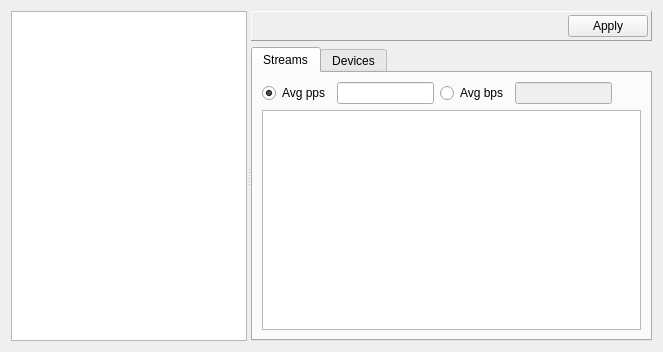
<ui version="4.0" >
 <class>PortsWindow</class>
 <widget class="QWidget" name="PortsWindow" >
  <property name="geometry" >
   <rect>
    <x>0</x>
    <y>0</y>
    <width>663</width>
    <height>352</height>
   </rect>
  </property>
  <property name="windowTitle" >
   <string>Form</string>
  </property>
  <layout class="QGridLayout" >
   <item row="0" column="0" >
    <widget class="QSplitter" name="splitter" >
     <property name="orientation" >
      <enum>Qt::Horizontal</enum>
     </property>
     <property name="childrenCollapsible" >
      <bool>false</bool>
     </property>
     <widget class="QTreeView" name="tvPortList" >
      <property name="contextMenuPolicy" >
       <enum>Qt::ActionsContextMenu</enum>
      </property>
      <property name="selectionMode" >
       <enum>QAbstractItemView::SingleSelection</enum>
      </property>
     </widget>
     <widget class="QStackedWidget" name="swDetail" >
      <property name="currentIndex" >
       <number>0</number>
      </property>
      <widget class="QWidget" name="portDetail" >
       <layout class="QVBoxLayout" >
        <property name="leftMargin" >
         <number>0</number>
        </property>
        <property name="topMargin" >
         <number>0</number>
        </property>
        <property name="rightMargin" >
         <number>0</number>
        </property>
        <property name="bottomMargin" >
         <number>0</number>
        </property>
        <item>
         <widget class="QFrame" name="frame" >
          <property name="frameShape" >
           <enum>QFrame::Panel</enum>
          </property>
          <property name="frameShadow" >
           <enum>QFrame::Raised</enum>
          </property>
          <layout class="QHBoxLayout" >
           <property name="leftMargin" >
            <number>3</number>
           </property>
           <property name="topMargin" >
            <number>3</number>
           </property>
           <property name="rightMargin" >
            <number>3</number>
           </property>
           <property name="bottomMargin" >
            <number>3</number>
           </property>
           <item>
            <spacer>
             <property name="orientation" >
              <enum>Qt::Horizontal</enum>
             </property>
             <property name="sizeHint" >
              <size>
               <width>40</width>
               <height>20</height>
              </size>
             </property>
            </spacer>
           </item>
           <item>
            <widget class="QPushButton" name="pbApply" >
             <property name="text" >
              <string>Apply</string>
             </property>
            </widget>
           </item>
          </layout>
         </widget>
        </item>
        <item>
         <widget class="QTabWidget" name="portConfig" >
          <property name="currentIndex" >
           <number>0</number>
          </property>
          <widget class="QWidget" name="streamsTab" >
           <attribute name="title" >
            <string>Streams</string>
           </attribute>
           <layout class="QVBoxLayout" >
            <item>
             <layout class="QHBoxLayout" >
              <item>
               <widget class="QRadioButton" name="radioButton" >
                <property name="text" >
                 <string>Avg pps</string>
                </property>
                <property name="checked" >
                 <bool>true</bool>
                </property>
               </widget>
              </item>
              <item>
               <widget class="QLineEdit" name="averagePacketsPerSec" />
              </item>
              <item>
               <widget class="QRadioButton" name="radioButton_2" >
                <property name="text" >
                 <string>Avg bps</string>
                </property>
               </widget>
              </item>
              <item>
               <widget class="QLineEdit" name="averageBitsPerSec" >
                <property name="enabled" >
                 <bool>false</bool>
                </property>
               </widget>
              </item>
              <item>
               <spacer>
                <property name="orientation" >
                 <enum>Qt::Horizontal</enum>
                </property>
                <property name="sizeHint" >
                 <size>
                  <width>40</width>
                  <height>20</height>
                 </size>
                </property>
               </spacer>
              </item>
             </layout>
            </item>
            <item>
             <widget class="QTableView" name="tvStreamList" >
              <property name="sizePolicy" >
               <sizepolicy vsizetype="Expanding" hsizetype="Expanding" >
                <horstretch>0</horstretch>
                <verstretch>1</verstretch>
               </sizepolicy>
              </property>
              <property name="contextMenuPolicy" >
               <enum>Qt::ActionsContextMenu</enum>
              </property>
              <property name="frameShape" >
               <enum>QFrame::StyledPanel</enum>
              </property>
              <property name="lineWidth" >
               <number>1</number>
              </property>
              <property name="selectionMode" >
               <enum>QAbstractItemView::ExtendedSelection</enum>
              </property>
              <property name="selectionBehavior" >
               <enum>QAbstractItemView::SelectRows</enum>
              </property>
             </widget>
            </item>
           </layout>
          </widget>
          <widget class="QWidget" name="devicesTab" >
           <attribute name="title" >
            <string>Devices</string>
           </attribute>
           <layout class="QVBoxLayout" >
            <item>
             <widget class="DevicesWidget" native="1" name="devicesWidget" />
            </item>
           </layout>
          </widget>
         </widget>
        </item>
       </layout>
      </widget>
      <widget class="QWidget" name="portGroupDetail" >
       <layout class="QHBoxLayout" >
        <item>
         <widget class="QLabel" name="label_5" >
          <property name="text" >
           <string>Select a port to configure streams</string>
          </property>
          <property name="alignment" >
           <set>Qt::AlignCenter</set>
          </property>
         </widget>
        </item>
       </layout>
      </widget>
      <widget class="QWidget" name="blankPage" />
     </widget>
    </widget>
   </item>
  </layout>
  <action name="actionNew_Port_Group" >
   <property name="icon" >
    <iconset resource="ostinato.qrc" >:/icons/portgroup_add.png</iconset>
   </property>
   <property name="text" >
    <string>New Port Group</string>
   </property>
  </action>
  <action name="actionDelete_Port_Group" >
   <property name="icon" >
    <iconset resource="ostinato.qrc" >:/icons/portgroup_delete.png</iconset>
   </property>
   <property name="text" >
    <string>Delete Port Group</string>
   </property>
  </action>
  <action name="actionConnect_Port_Group" >
   <property name="icon" >
    <iconset resource="ostinato.qrc" >:/icons/portgroup_connect.png</iconset>
   </property>
   <property name="text" >
    <string>Connect Port Group</string>
   </property>
  </action>
  <action name="actionDisconnect_Port_Group" >
   <property name="icon" >
    <iconset resource="ostinato.qrc" >:/icons/portgroup_disconnect.png</iconset>
   </property>
   <property name="text" >
    <string>Disconnect Port Group</string>
   </property>
  </action>
  <action name="actionNew_Stream" >
   <property name="icon" >
    <iconset resource="ostinato.qrc" >:/icons/stream_add.png</iconset>
   </property>
   <property name="text" >
    <string>New Stream</string>
   </property>
  </action>
  <action name="actionDelete_Stream" >
   <property name="icon" >
    <iconset resource="ostinato.qrc" >:/icons/stream_delete.png</iconset>
   </property>
   <property name="text" >
    <string>Delete Stream</string>
   </property>
  </action>
  <action name="actionEdit_Stream" >
   <property name="icon" >
    <iconset resource="ostinato.qrc" >:/icons/stream_edit.png</iconset>
   </property>
   <property name="text" >
    <string>Edit Stream</string>
   </property>
  </action>
  <action name="actionExclusive_Control" >
   <property name="checkable" >
    <bool>true</bool>
   </property>
   <property name="text" >
    <string>Exclusive Port Control (EXPERIMENTAL)</string>
   </property>
  </action>
  <action name="actionOpen_Streams" >
   <property name="text" >
    <string>Open Streams ...</string>
   </property>
  </action>
  <action name="actionSave_Streams" >
   <property name="text" >
    <string>Save Streams ...</string>
   </property>
  </action>
  <action name="actionPort_Configuration" >
   <property name="text" >
    <string>Port Configuration ...</string>
   </property>
  </action>
  <action name="actionDuplicate_Stream" >
   <property name="icon" >
    <iconset resource="ostinato.qrc" >:/icons/stream_duplicate.png</iconset>
   </property>
   <property name="text" >
    <string>Duplicate Stream</string>
   </property>
  </action>
 </widget>
 <customwidgets>
  <customwidget>
   <class>DevicesWidget</class>
   <extends>QWidget</extends>
   <header>deviceswidget.h</header>
   <container>1</container>
  </customwidget>
 </customwidgets>
 <resources>
  <include location="ostinato.qrc" />
 </resources>
 <connections>
  <connection>
   <sender>radioButton</sender>
   <signal>toggled(bool)</signal>
   <receiver>averagePacketsPerSec</receiver>
   <slot>setEnabled(bool)</slot>
   <hints>
    <hint type="sourcelabel" >
     <x>326</x>
     <y>80</y>
    </hint>
    <hint type="destinationlabel" >
     <x>454</x>
     <y>79</y>
    </hint>
   </hints>
  </connection>
  <connection>
   <sender>radioButton_2</sender>
   <signal>toggled(bool)</signal>
   <receiver>averageBitsPerSec</receiver>
   <slot>setEnabled(bool)</slot>
   <hints>
    <hint type="sourcelabel" >
     <x>523</x>
     <y>80</y>
    </hint>
    <hint type="destinationlabel" >
     <x>651</x>
     <y>88</y>
    </hint>
   </hints>
  </connection>
 </connections>
</ui>
